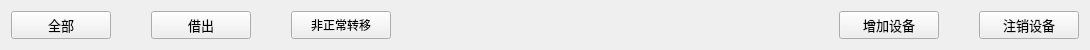
               <widget class="QWidget" name="layoutWidget">
                <property name="geometry">
                 <rect>
                  <x>20</x>
                  <y>20</y>
                  <width>1090</width>
                  <height>34</height>
                 </rect>
                </property>
                <layout class="QHBoxLayout" name="horizontalLayout_6">
                 <property name="spacing">
                  <number>40</number>
                 </property>
                 <item>
                  <widget class="QPushButton" name="btn_main_item_5">
                   <property name="minimumSize">
                    <size>
                     <width>100</width>
                     <height>0</height>
                    </size>
                   </property>
                   <property name="maximumSize">
                    <size>
                     <width>100</width>
                     <height>30</height>
                    </size>
                   </property>
                   <property name="font">
                    <font>
                     <family>AdLib WGL4 BT</family>
                     <pointsize>10</pointsize>
                     <weight>50</weight>
                     <italic>false</italic>
                     <bold>false</bold>
                    </font>
                   </property>
                   <property name="styleSheet">
                    <string notr="true">font: 10pt &quot;AdLib WGL4 BT&quot;;</string>
                   </property>
                   <property name="text">
                    <string>全部</string>
                   </property>
                  </widget>
                 </item>
                 <item>
                  <widget class="QPushButton" name="btn_main_item_6">
                   <property name="minimumSize">
                    <size>
                     <width>100</width>
                     <height>0</height>
                    </size>
                   </property>
                   <property name="maximumSize">
                    <size>
                     <width>100</width>
                     <height>30</height>
                    </size>
                   </property>
                   <property name="font">
                    <font>
                     <family>AdLib WGL4 BT</family>
                     <pointsize>10</pointsize>
                     <weight>50</weight>
                     <italic>false</italic>
                     <bold>false</bold>
                    </font>
                   </property>
                   <property name="styleSheet">
                    <string notr="true">font: 10pt &quot;AdLib WGL4 BT&quot;;</string>
                   </property>
                   <property name="text">
                    <string>借出</string>
                   </property>
                  </widget>
                 </item>
                 <item>
                  <widget class="QPushButton" name="btn_main_item_7">
                   <property name="minimumSize">
                    <size>
                     <width>100</width>
                     <height>0</height>
                    </size>
                   </property>
                   <property name="maximumSize">
                    <size>
                     <width>100</width>
                     <height>30</height>
                    </size>
                   </property>
                   <property name="font">
                    <font>
                     <family>AdLib WGL4 BT</family>
                     <pointsize>9</pointsize>
                     <weight>50</weight>
                     <italic>false</italic>
                     <bold>false</bold>
                    </font>
                   </property>
                   <property name="styleSheet">
                    <string notr="true">font: 9pt &quot;AdLib WGL4 BT&quot;;</string>
                   </property>
                   <property name="text">
                    <string>非正常转移</string>
                   </property>
                  </widget>
                 </item>
                 <item>
                  <spacer name="horizontalSpacer_11">
                   <property name="orientation">
                    <enum>Qt::Horizontal</enum>
                   </property>
                   <property name="sizeHint" stdset="0">
                    <size>
                     <width>40</width>
                     <height>20</height>
                    </size>
                   </property>
                  </spacer>
                 </item>
                 <item>
                  <widget class="QPushButton" name="btn_main_item_8">
                   <property name="minimumSize">
                    <size>
                     <width>100</width>
                     <height>0</height>
                    </size>
                   </property>
                   <property name="maximumSize">
                    <size>
                     <width>100</width>
                     <height>30</height>
                    </size>
                   </property>
                   <property name="font">
                    <font>
                     <family>AdLib WGL4 BT</family>
                     <pointsize>10</pointsize>
                     <weight>50</weight>
                     <italic>false</italic>
                     <bold>false</bold>
                    </font>
                   </property>
                   <property name="styleSheet">
                    <string notr="true">font: 10pt &quot;AdLib WGL4 BT&quot;;</string>
                   </property>
                   <property name="text">
                    <string>增加设备</string>
                   </property>
                  </widget>
                 </item>
                 <item>
                  <widget class="QPushButton" name="btn_main_item_9">
                   <property name="minimumSize">
                    <size>
                     <width>100</width>
                     <height>0</height>
                    </size>
                   </property>
                   <property name="maximumSize">
                    <size>
                     <width>100</width>
                     <height>30</height>
                    </size>
                   </property>
                   <property name="font">
                    <font>
                     <family>AdLib WGL4 BT</family>
                     <pointsize>10</pointsize>
                     <weight>50</weight>
                     <italic>false</italic>
                     <bold>false</bold>
                    </font>
                   </property>
                   <property name="styleSheet">
                    <string notr="true">font: 10pt &quot;AdLib WGL4 BT&quot;;</string>
                   </property>
                   <property name="text">
                    <string>注销设备</string>
                   </property>
                  </widget>
                 </item>
                </layout>
               </widget>
